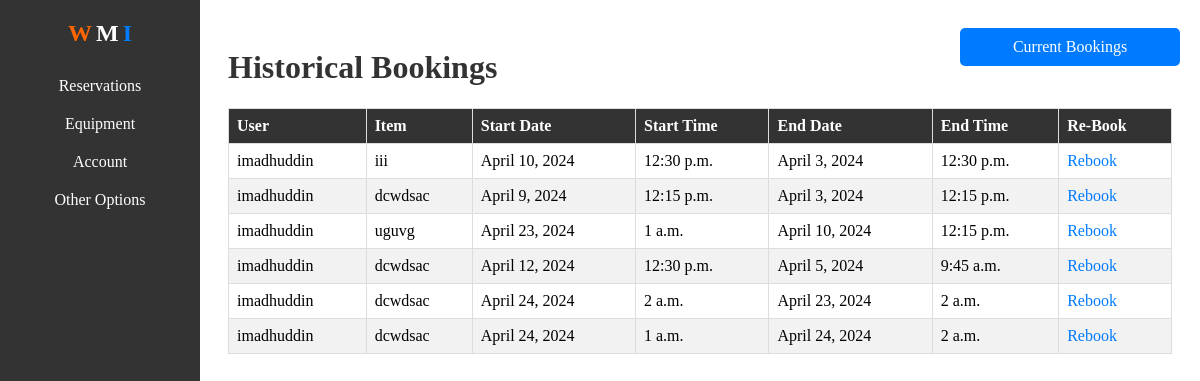
The app's page /historical/, older data.
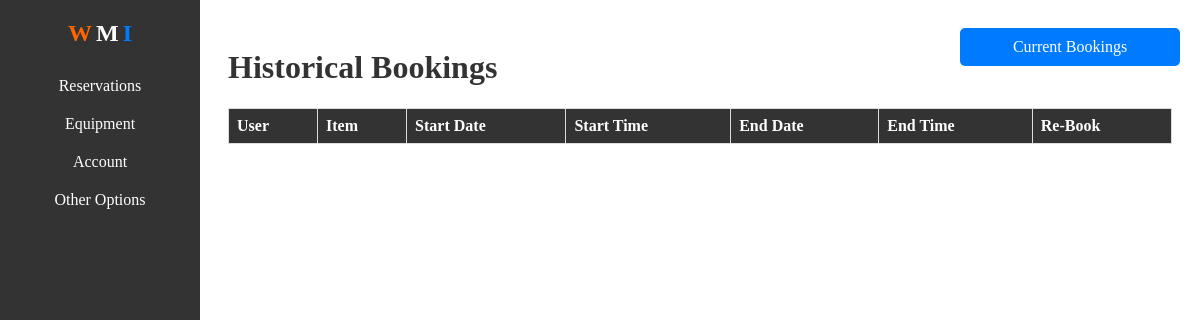
The same page, newer data.
### appone/models.py (models this page shows, shortened)
class Booking(models.Model):
    item = models.ForeignKey(Item, on_delete=models.CASCADE)
    user = models.ForeignKey(User, on_delete=models.CASCADE)
    start_date = models.DateField()
    start_time = models.TimeField()
    end_date = models.DateField()
    end_time = models.TimeField()
    is_overdue = models.BooleanField(default=False)

class Item(models.Model):
    deviceSerialNumber = models.CharField(max_length=50, null=True, blank=True)
    name = models.CharField(max_length=50)
    type = models.ForeignKey('ItemType', on_delete=models.SET_NULL, null=True)
    CPU = models.CharField(max_length=50, null=True, blank=True)
    GPU = models.CharField(max_length=50, null=True, blank=True)
    RAM = models.CharField(max_length=50, null=True, blank=True)
    status = models.ForeignKey('ItemStatus', on_delete=models.SET_NULL, null=True)
    onsite = models.CharField(max_length=50, null=True, blank=True)
    audit = models.CharField(max_length=50, null=True, blank=True)
    quantity = models.CharField(max_length=50, null=True, blank=True)
    location = models.CharField(max_length=50, null=True, blank=True)
    dateOut = models.CharField(max_length=50, null=True, blank=True)
    dateReturn = models.CharField(max_length=50, null=True, blank=True)
    description = models.TextField(null=True, blank=True)
    comments = models.TextField(null=True, blank=True)
    user = models.ForeignKey(User, on_delete=models.SET_NULL, null=True, blank=True)

### appone/views.py (the view)
# urls.py: path('historical/', views.historical, name='historical'),
def historical(request):
    historical_bookings = Booking.objects.filter(end_date__lt=timezone.now().date())
    return render(request, 'appone/historical.html', {'historical_bookings': historical_bookings})

### appone/templates/appone/historical.html (shortened to what this page needs)
<!DOCTYPE html>
<html lang="en">
<head>
</head>
<body>
    <a href="{% url 'bookings_view' %}" class="bookings-tab"> Current Bookings</a>
    <div class="sidebar">
        <div class="sidebar-logo">
            <span style="font-size: 24px; font-weight: bold; color: #ff6600;">W</span>
            <span style="font-size: 24px; font-weight: bold; color: #ffffff;">M</span>
            <span style="font-size: 24px; font-weight: bold; color: #007bff;">I</span>
        </div>
        <ul>
            <li><a href="#">Reservations</a></li>
            <li><a href="#">Equipment</a></li>
            <li><a href="#">Account</a></li>
            <li><a href="#">Other Options</a></li>
        </ul>
    </div>
    <div class="content">
        <h1>Historical Bookings</h1>
        <table>
            <thead>
                <tr>
                    <th>User</th>
                    <th>Item</th>
                    <th>Start Date</th>
                    <th>Start Time</th>
                    <th>End Date</th>
                    <th>End Time</th>
                    <th>Re-Book</th>
                </tr>
            </thead>
            <tbody>
                {% for booking in historical_bookings %}
                <tr>
                    <td>{{ booking.user.username }}</td>
                    <td>{{ booking.item.name }}</td>
                    <td>{{ booking.start_date }}</td>
                    <td>{{ booking.start_time }}</td>
                    <td>{{ booking.end_date }}</td>
                    <td>{{ booking.end_time }}</td>
                    <td>
                        {% if booking.item.quantity != '0' and booking.item.status.status == 'available' %}
                            <a href="{% url 'rebook' booking.item.id %}">Rebook</a>
                        {% else %}
                            <button type="button" disabled>Rebook</button>
                        {% endif %}
                    </td>
                </tr>
                {% endfor %}
            </tbody>
        </table>
    </div>
</body>
</html>

Row changes from the older to the newer data that the page shows:
removed Booking: user.username "imadhuddin", item.name "iii", start_date "April 10, 2024", start_time "12:30 p.m.", end_date "April 3, 2024", end_time "12:30 p.m.", shows "Rebook"
removed Booking: user.username "imadhuddin", item.name "dcwdsac", start_date "April 9, 2024", start_time "12:15 p.m.", end_date "April 3, 2024", end_time "12:15 p.m.", shows "Rebook"
removed Booking: user.username "imadhuddin", item.name "uguvg", start_date "April 23, 2024", start_time "1 a.m.", end_date "April 10, 2024", end_time "12:15 p.m.", shows "Rebook"
removed Booking: user.username "imadhuddin", item.name "dcwdsac", start_date "April 12, 2024", start_time "12:30 p.m.", end_date "April 5, 2024", end_time "9:45 a.m.", shows "Rebook"
removed Booking: user.username "imadhuddin", item.name "dcwdsac", start_date "April 24, 2024", start_time "2 a.m.", end_date "April 23, 2024", end_time "2 a.m.", shows "Rebook"
removed Booking: user.username "imadhuddin", item.name "dcwdsac", start_date "April 24, 2024", start_time "1 a.m.", end_date "April 24, 2024", end_time "2 a.m.", shows "Rebook"
